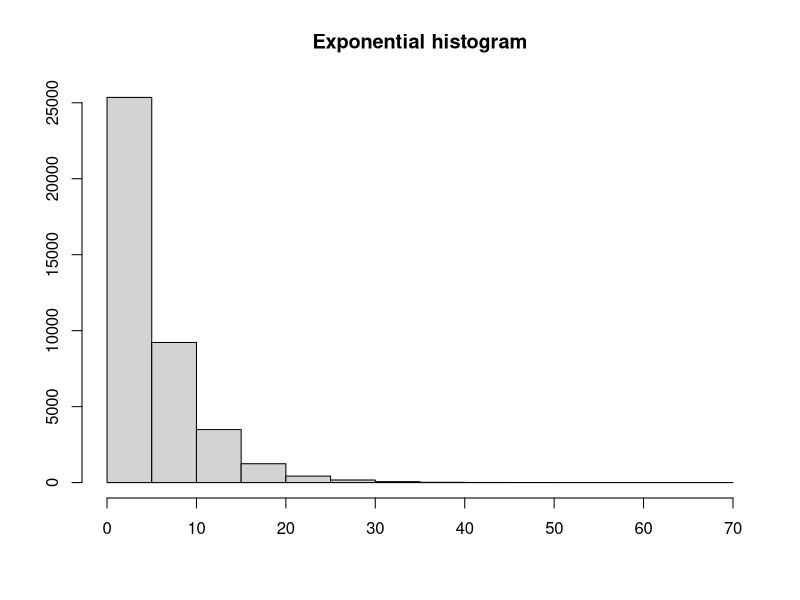
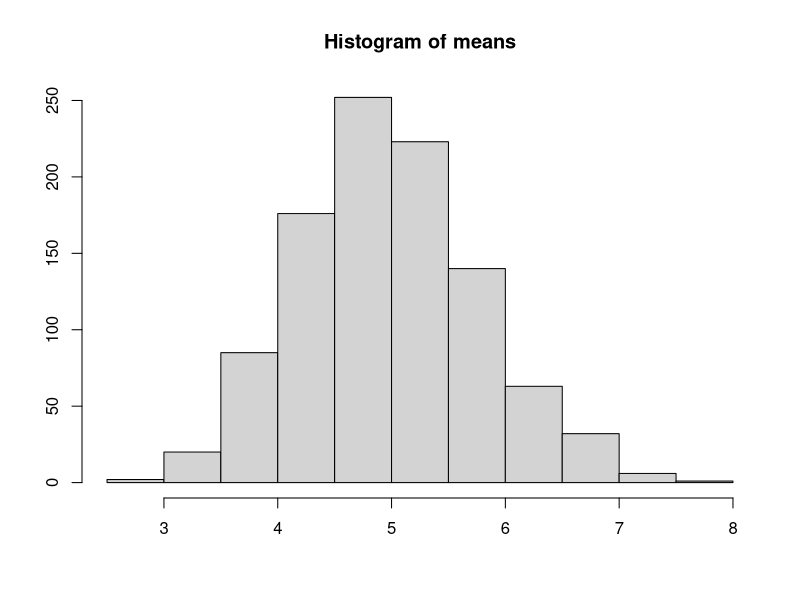
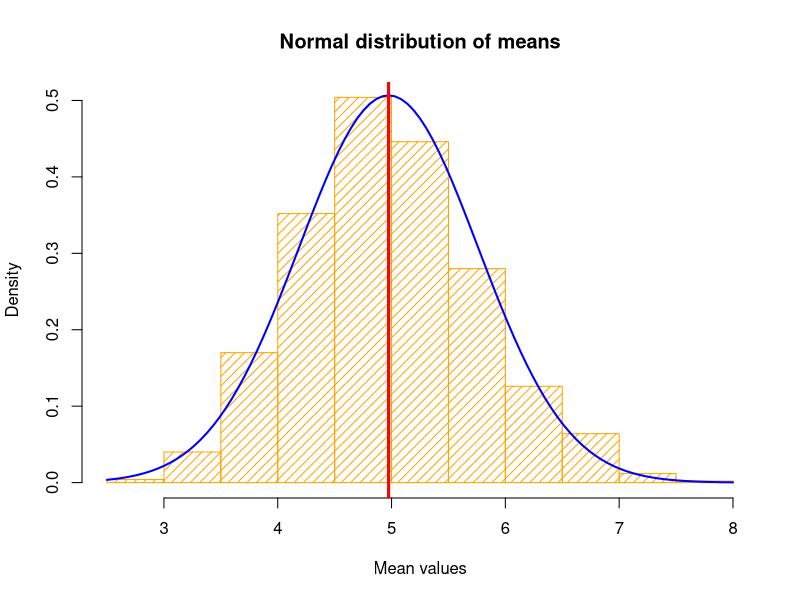

These figures' R source, in order:
## ---- chunk 1
set.seed(2291)
lambda_class_1 <- .2
n_sims_class_1 <- 1000
n_obs_class_1 <- 40

initdata <- matrix(rexp(n_sims_class_1 * n_obs_class_1, rate=lambda_class_1),n_sims_class_1,n_obs_class_1)
initMeanData <- rowMeans(initdata)

## ---- chunk 2
hist(initdata, main = "Exponential histogram", xlab = "", ylab="")
## ---- chunk 3
hist(initMeanData, main = "Histogram of means", xlab = "", ylab="")
## ---- chunk 4
sample_mean_class_1 <- round(mean(initMeanData),3)
theor_mean_class_1 <- round(1/lambda_class_1,3)
paste("Sample mean:", sample_mean_class_1)
paste("Theoretical mean:", theor_mean_class_1)
## ---- chunk 5
sample_var_class_1 <- round(var(initMeanData),3)
theor_var_class_1 <- round(1/lambda_class_1^2/n_obs_class_1,3)
paste("Sample variance:", sample_var_class_1)
paste("Theoretical variance:", theor_var_class_1)
## ---- chunk 6
hist(initMeanData, prob=TRUE, density = 15, col="orange", main = "Normal distribution of means", xlab = "Mean values")
curve(dnorm(x, mean=sample_mean_class_1, sd=sqrt(sample_var_class_1)), add=TRUE, col="blue", yaxt="n", lwd=2)
abline(v = 4.974, untf = FALSE, lwd=3, col="red")
## ---- chunk 7
sample_conf_levels_class_1 <- round (sample_mean_class_1 + c(-1, 1) * 1.96 * sd(initMeanData) / sqrt(n_obs_class_1),3)
theor_conf_levels_class_1 <- round (theor_mean_class_1 + c(-1, 1) * 1.96 * sqrt(theor_var_class_1) / sqrt(n_obs_class_1),3)
    
cat("Sample confidence levels:     ", sample_conf_levels_class_1)
cat("Theoretical confidence levels:", theor_conf_levels_class_1)
